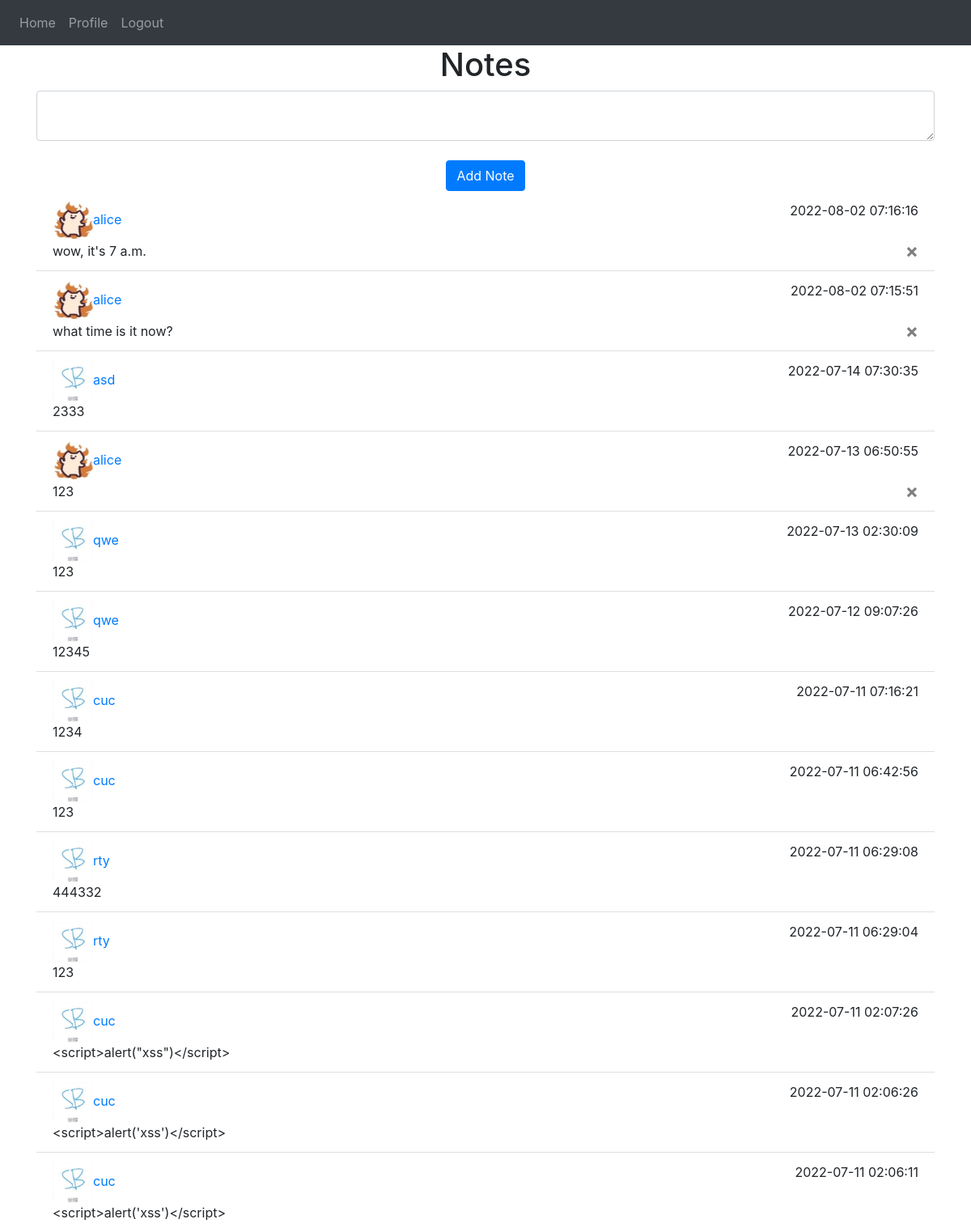
Page / (signed in) on the committed database.
### website/models.py (models this page shows)
class User(db.Model, UserMixin):
    id = db.Column(db.Integer, primary_key=True)
    email = db.Column(db.String(150), unique=True)
    password = db.Column(db.String(150))
    nickname = db.Column(db.String(150))
    portraitLink = db.Column(db.String(150),default='butterfly.jpg')
    notes = db.relationship('Note')

class Note(db.Model):
    id = db.Column(db.Integer, primary_key=True)
    data = db.Column(db.String(10000))
    date = db.Column(db.DateTime(timezone=True), default=func.now())
    user_id = db.Column(db.Integer, db.ForeignKey('user.id'))

### website/views.py (the view, shortened to what this page needs)
@views.route('/', methods=['GET', 'POST'])
@login_required
def home():
    notes=db.session.query(Note).order_by(Note.date.desc()).all()
    users=db.session.query(User).order_by(User.id.desc()).all()
    return render_template("home.html", user=current_user,notes=notes,users=users)

### website/__init__.py (called while the page is built)
def create_app():
    app = Flask(__name__)
    app.config['SECRET_KEY'] = 'hjshjhdjah kjshkjdhjs'
    app.config['SQLALCHEMY_DATABASE_URI'] = f'sqlite:///{DB_NAME}'
    db.init_app(app)
    from .views import views
    from .auth import auth
    app.register_blueprint(views, url_prefix='/')
    app.register_blueprint(auth, url_prefix='/')
    from .models import User, Note
    create_database(app)
    login_manager = LoginManager()
    login_manager.login_view = 'auth.login'
    login_manager.init_app(app)
    @login_manager.user_loader
    def load_user(id):
        return User.query.get(int(id))
    return app

### website/templates/home.html
{% extends "base.html" %} {% block title %}Home{% endblock %} {% block content %}
<h1 align="center">Notes</h1>
<form method="POST">
  <textarea name="note" id="note" class="form-control"></textarea>
  <br />
  <div align="center">
    <button type="submit" class="btn btn-primary">Add Note</button>
  </div>
</form>
<ul class="list-group list-group-flush" id="notes">
  {% for note in notes %}
  <li class="list-group-item">
    {% for people in users %}
      {% if note.user_id==people.id %}
        <a href="/profile/{{note.user_id}}"><img src="{{ url_for('static', filename='images/'+people.portraitLink) }}" alt="{{ people.portraitLink }}" att="a" width="50" height="50">{{ people.nickname }}</a>
      {% endif %}
    {% endfor %}
    <div class="pull-right">
      {{ note.date }}
    </div>
    <br \>
    {{ note.data }}
    {% if note.user_id == user.id %}
      <button type="button" class="close" onClick="deleteNote({{ note.id }})">
      <span aria-hidden="true">&times;</span>
      </button>
    {% endif %}
  </li>
  {% endfor %}
</ul>
{% endblock %}

### rows in the picture
Note: date "2022-08-02 07:16:16", data "wow, it's 7 a.m."
User: portraitLink (picture), nickname "alice"
Note: date "2022-08-02 07:15:51", data "what time is it now?"
Note: date "2022-07-14 07:30:35", data "2333"
User: portraitLink (picture), nickname "asd"
Note: date "2022-07-13 06:50:55", data "123"
Note: date "2022-07-13 02:30:09", data "123"
User: portraitLink (picture), nickname "qwe"
Note: date "2022-07-12 09:07:26", data "12345"
Note: date "2022-07-11 07:16:21", data "1234"
User: portraitLink (picture), nickname "cuc"
Note: date "2022-07-11 06:42:56", data "123"
Note: date "2022-07-11 06:29:08", data "444332"
User: portraitLink (picture), nickname "rty"
Note: date "2022-07-11 06:29:04", data "123"
Note: date "2022-07-11 02:07:26", data "<script>alert(\"xss\")</script>"
Note: date "2022-07-11 02:06:26", data "<script>alert('xss')</script>"
Note: date "2022-07-11 02:06:11", data "<script>alert('xss')</script>"
